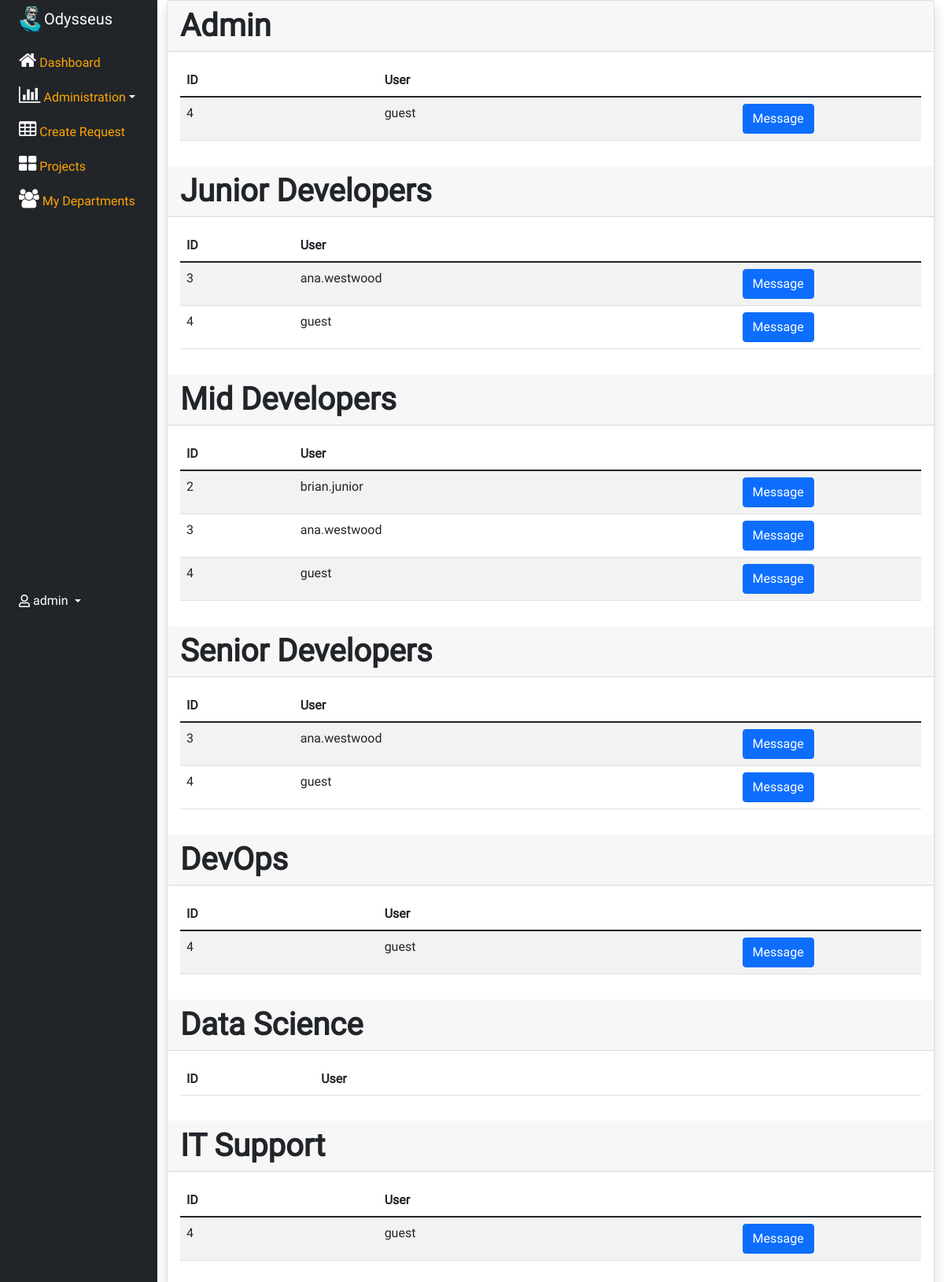
/my-departments (signed in), run on the app's committed database.
### app/models/models.py (models this page shows, shortened)
class Group(db.Model):
    id = db.Column("id", db.Integer, primary_key=True, unique=True)
    name = db.Column("name", db.String(30), unique=True)

class User(db.Model):
    id = db.Column("id", db.Integer, primary_key=True, unique=True)
    username = db.Column("username", db.String(100), unique=True)
    email = db.Column('email', db.String(100), unique=True)
    email_not = db.Column("email_notifications", db.Boolean)
    password = db.Column("password", db.String())

### app/my_department/routes.py (the view)
@my_departments.route("/my-departments", methods=["GET", "POST"])
def show_my_departments():
    if session_active():
        departments = RequestDepartments(session["user_id"], session["user_id"]).departments
        return render_template("my-departments.html", departments=departments)
    return redirect(url_for("home.display_home_page"))

### app/utils/queries.py (called while the page is built)
    @staticmethod
    def find_first(table: 'db.Model', names_and_values: dict) -> 'db.Model':
        return table.query.filter_by(**names_and_values).first()

    @staticmethod
    def find_all(table: 'db.Model', names_and_values: dict) -> list['db.Model']:
        return table.query.filter_by(**names_and_values).all()

### app/utils/util_methods.py (called while the page is built)
def session_active() -> bool:
    return True if session.get('user_id') else False

### app/templates/my-departments.html (shortened to what this page needs)
{% extends 'main_template.html' %}
        {% block content %}
            {% for department in departments %}
                    <div class="card-header d-flex flex-wrap justify-content-center align-items-center justify-content-sm-between gap-3">
                        <h5 class="display-6 text-nowrap text-capitalize mb-0" style="font-weight: bold;">{{ department.name }}</h5>
                    </div>
                    <div class="card-body">
                        <div class="table-responsive">
                            <table class="table table-striped table-hover">
                                <thead>
                                    <tr>
                                        <th>ID</th>
                                        <th>User</th>
                                    </tr>
                                </thead>
                                <tbody>
                                {% for user in department.users %}
                                    <form action="/future" method="post">
                                        <tr>
                                            <td class="text-truncate">{{user.id}}</td>
                                            <td class="text-truncate">{{user.name}}</td>
                                            <td class="text-truncat w-25"><button class="btn btn-primary mr-0 d-flex" name="user_id" value="{{ user.id }}">Message</button></td>
                                        </tr>
                                    </form>
                                {% endfor %}
                                </tbody>
                            </table>
                        </div>
                    </div>
                {% endfor %}
                </div>
            </div>
            {% endblock %}

### app/templates/main_template.html (shortened to what this page needs)
<!DOCTYPE html>
<html lang="en" style="--bs-primary: #ffa502;--bs-primary-rgb: 255,165,2;font-family: Roboto, sans-serif;">
<head>
    <link rel="stylesheet"  href="{{ url_for('static', filename="assets/bootstrap/css/bootstrap.min.css") }}">
    <link rel="stylesheet" href="{{ url_for('static', filename="assets/css/Roboto.css") }}">
    <link rel="stylesheet" href="{{ url_for('static', filename="assets/fonts/fontawesome-all.min.css") }}">
    <link rel="stylesheet" href="{{ url_for('static', filename="assets/fonts/font-awesome.min.css") }}">
    <link rel="stylesheet" href="{{ url_for('static', filename="assets/fonts/fontawesome5-overrides.min.css") }}">
    <link rel="stylesheet" href="{{ url_for('static', filename="assets/css/styles.css") }}">
</head>
<body style="font-family: Roboto, sans-serif;">
    <div class="container-fluid">
        <div class="row row flex-nowrap">
            <div class="min-vh-100 col text-primary col-auto col-md-3 col-xl-2 px-sm-2 px-0 bg-dark">
                <div class="position-fixed d-flex flex-column align-items-center align-items-sm-start px-3 pt-2 text-white min-vh-100"><a href="/" class="d-flex align-items-center pb-3 mb-md-0 me-md-auto text-white text-decoration-none" style="font-size: 17px;"><img alt="" width="42" height="42" style="width: 32px;height: 32px;" src="{{ url_for('static', filename="assets/img/odysseus_logo.png") }}"><span class="fs-5 d-none d-sm-inline" style="font-family: Roboto, sans-serif;font-size: 17px;">Odysseus</span></a>
                    <ul class="nav nav-pills flex-column mb-sm-auto mb-0 align-items-center align-items-sm-start" id="menu" style="color: rgb(255,255,255);">
                        <li class="nav-item"><a href="/" class="nav-link align-middle px-0"><i class="fa fa-home fs-4 bi-house" style="color: rgb(255,255,255);"></i><span class="text-primary ms-1 d-none d-sm-inline">Dashboard</span></a></li>
                        <li class="nav-item"><a class="link-primary nav-link px-0 align-middle dropdown-toggle" href="#submenu1" data-bs-toggle="collapse" role="button" aria-expanded="false" aria-controls="submenu1" style="color: rgb(255,255,255);"><i class="fa fa-bar-chart fs-4 bi-speedometer2" style="color: rgb(255,255,255);"></i><span class="text-primary ms-1 d-none d-sm-inline">Administration</span></a>
                        </li>
                        <li><a href="/new-request" class="nav-link px-0 align-middle"><i class="fa fa-table fs-4 bi-table" style="color: rgb(255,255,255);"></i><span class="text-primary ms-1 d-none d-sm-inline">Create Request</span></a></li>
                        <li><a href="/future" class="nav-link px-0 align-middle"><i class="fa fa-th-large fs-4 bi-grid" style="color: rgb(255,255,255);"></i><span class="text-primary ms-1 d-none d-sm-inline">Projects</span></a>
                        </li>
                        <li><a href="/my-departments" class="nav-link px-0 align-middle"><i class="fa fa-users fs-4 bi-people" style="color: rgb(255,255,255);"></i><span class="text-primary ms-1 d-none d-sm-inline">My Departments</span></a></li>
                    </ul>
                    <div class="dropdown pb-4"><a href="#" class="d-flex align-items-center text-white text-decoration-none dropdown-toggle" id="dropdownUser1" data-bs-toggle="dropdown" aria-expanded="false"><i class="far fa-user"></i><span class="d-none d-sm-inline mx-1">{{ session["user"] }}</span></a>
                    </div>
                </div>
            </div>
        <div class="col-12 col-xl-10 col-xxl-10">
                <div class="card shadow">
            {% block content %} {% endblock %}
        </div>
    </div>
</body>
</html>

### app/static/assets/css/styles.css (style rules this page uses)
.mr-0 { margin-right: 0; }

### data on the page
Group: user "admin", name "Admin", id "4"
User: name "guest" "guest" "guest" "guest" "guest" "guest"
Group: name "Junior Developers", id "3" "4"
User: name "ana.westwood" "ana.westwood" "ana.westwood"
Group: name "Mid Developers", id "2" "3" "4"
User: name "brian.junior"
Group: name "Senior Developers", id "3" "4"
Group: name "DevOps", id "4"
Group: name "Data Science"
Group: name "IT Support", id "4"
